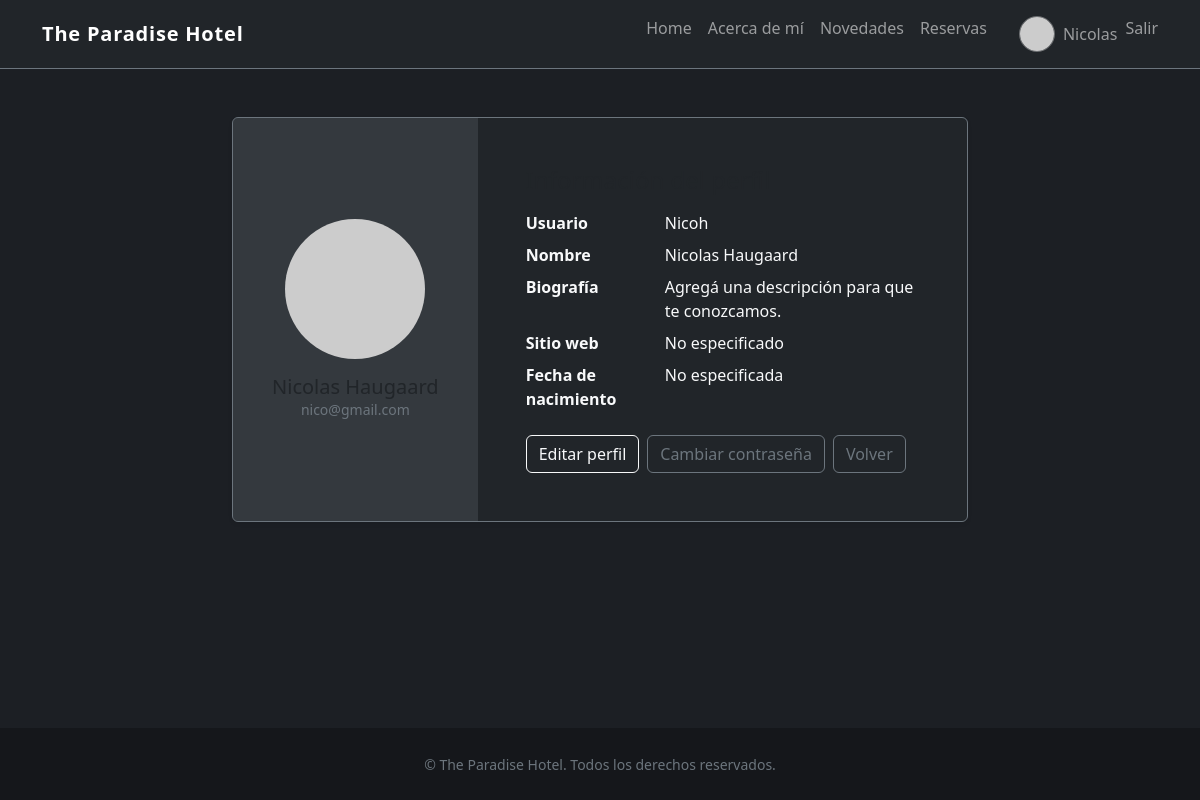
The page /accounts/perfil/ (signed in) on the database its author committed.
### Cuentas/models.py (models this page shows, shortened)
class Perfil(models.Model):
    user = models.OneToOneField(
        settings.AUTH_USER_MODEL,
        on_delete=models.CASCADE,
        related_name="perfil",
    )
    avatar = models.ImageField(upload_to=avatar_upload_to, blank=True, null=True)
    bio = models.TextField(blank=True)
    sitio_web = models.URLField(blank=True)
    fecha_nacimiento = models.DateField(blank=True, null=True)
    actualizado = models.DateTimeField(auto_now=True)
    class Meta:
        verbose_name = "perfil"
        verbose_name_plural = "perfiles"
    def avatar_url(self):
        if self.avatar:
            return self.avatar.url
        nombre = self.user.get_full_name() or self.user.get_username()
        return "https://ui-avatars.com/api/?background=262b33&color=f8f9fa&name=" + quote_plus(nombre)

### Cuentas/views.py (the view)
# urls.py: path("accounts/perfil/", PerfilView.as_view(), name="perfil"),
class PerfilView(LoginRequiredMixin, TemplateView):
    template_name = "cuentas/perfil.html"
    def get_context_data(self, **kwargs):
        context = super().get_context_data(**kwargs)
        perfil, _ = Perfil.objects.get_or_create(user=self.request.user)
        context["perfil"] = perfil
        return context

### Cuentas/context_processors.py (called while the page is built)
def perfil_actual(request):
    if not request.user.is_authenticated:
        return {}
    perfil, _ = Perfil.objects.get_or_create(user=request.user)
    return {"perfil_actual": perfil}

### Cuentas/templates/cuentas/perfil.html (shortened to what this page needs)
{% extends "base.html" %}
{% block content %}
<section class="row justify-content-center">
    <div class="col-xl-8">
        <div class="card bg-dark border-secondary shadow-sm overflow-hidden">
            <div class="row g-0">
                <div class="col-md-4 bg-secondary bg-opacity-25 d-flex align-items-center justify-content-center">
                    <div class="text-center p-4">
                        <img src="{{ perfil.avatar_url }}" alt="Avatar de {{ request.user.username }}" class="rounded-circle mb-3" width="140" height="140">
                        <h2 class="h5 mb-0">{{ request.user.get_full_name|default:request.user.username }}</h2>
                        <p class="text-secondary small mb-0">{{ request.user.email }}</p>
                    </div>
                </div>
                <div class="col-md-8">
                    <div class="card-body p-4 p-xl-5">
                        <h1 class="h4 mb-3">Información del perfil</h1>
                        <dl class="row mb-0">
                            <dt class="col-sm-4 text-light">Usuario</dt>
                            <dd class="col-sm-8 text-light">{{ request.user.username }}</dd>
                            <dt class="col-sm-4 text-light">Nombre</dt>
                            <dd class="col-sm-8 text-light">{{ request.user.get_full_name|default:"No especificado" }}</dd>
                            <dt class="col-sm-4 text-light">Biografía</dt>
                            <dd class="col-sm-8 text-light">{{ perfil.bio|default:"Agregá una descripción para que te conozcamos." }}</dd>
                            <dt class="col-sm-4 text-light">Sitio web</dt>
                            <dd class="col-sm-8 text-light">
                                {% if perfil.sitio_web %}
                                    <a href="{{ perfil.sitio_web }}" class="link-light" target="_blank" rel="noopener">{{ perfil.sitio_web }}</a>
                                {% else %}
                                    No especificado
                                {% endif %}
                            </dd>
                            <dt class="col-sm-4 text-light">Fecha de nacimiento</dt>
                            <dd class="col-sm-8 text-light">{{ perfil.fecha_nacimiento|date:"d/m/Y"|default:"No especificada" }}</dd>
                        </dl>
                        <div class="d-flex flex-wrap gap-2 mt-4">
                            <a href="{% url 'cuentas:editar_perfil' %}" class="btn btn-outline-light">Editar perfil</a>
                            <a href="{% url 'cuentas:password_cambiar' %}" class="btn btn-outline-secondary">Cambiar contraseña</a>
                            <a href="{% url 'home' %}" class="btn btn-outline-secondary">Volver</a>
                        </div>
                    </div>
                </div>
            </div>
        </div>
    </div>
</section>
{% endblock %}

### HotelApp/Templates/base.html (shortened to what this page needs)
<!DOCTYPE html>
<html lang="es">
<head>
    <link href="https://cdn.jsdelivr.net/npm/bootstrap@5.3.0/dist/css/bootstrap.min.css" rel="stylesheet">
</head>
<body class="d-flex flex-column min-vh-100">
    <header class="border-bottom border-secondary">
        <nav class="navbar navbar-expand-lg navbar-dark bg-dark">
            <div class="container">
                <a class="navbar-brand" href="{% url 'home' %}">The Paradise Hotel</a>
                <div class="collapse navbar-collapse" id="navbarMain">
                    <ul class="navbar-nav ms-auto">
                        <li class="nav-item">
                            <a class="nav-link" href="{% url 'home' %}">Home</a>
                        </li>
                        <li class="nav-item">
                            <a class="nav-link" href="{% url 'paginas:about' %}">Acerca de mí</a>
                        </li>
                        <li class="nav-item">
                            <a class="nav-link" href="{% url 'paginas:lista' %}">Novedades</a>
                        </li>
                        <li class="nav-item">
                            <a class="nav-link" href="{% url 'lista_reservas' %}">Reservas</a>
                        </li>
                        {% if request.user.is_authenticated %}
                            <li class="nav-item d-flex align-items-center ms-lg-3">
                                <a class="nav-link d-flex align-items-center gap-2" href="{% url 'cuentas:perfil' %}">
                                    <img src="{{ perfil_actual.avatar_url }}" alt="Avatar de {{ request.user.username }}" class="nav-avatar">
                                    <span>{{ request.user.first_name|default:request.user.username }}</span>
                                </a>
                            </li>
                            <li class="nav-item">
                                <form action="{% url 'cuentas:logout' %}" method="post" class="d-inline">
                                    <button type="submit" class="btn btn-link nav-link px-0">Salir</button>
                                </form>
                            </li>
                        {% endif %}
                    </ul>
                </div>
            </div>
        </nav>
    </header>
    <main class="container flex-grow-1 py-5">
        {% block content %}
        {% endblock %}
    </main>
    <footer class="py-4 mt-auto text-center">
        <div class="container">
            <small class="text-secondary">&copy; {{ now|date:"Y" }} The Paradise Hotel. Todos los derechos reservados.</small>
        </div>
    </footer>
</body>
</html>

### HotelApp/Templates/base.html (style rules this page uses)
body { background-color: #1c1f24; color: #f8f9fa; min-height: 100vh; display: flex; flex-direction: column; }
.navbar-brand { font-weight: 600; letter-spacing: 0.04em; }
footer { background: rgba(0, 0, 0, 0.25); }
.nav-avatar { width: 36px; height: 36px; border-radius: 50%; object-fit: cover; border: 1px solid rgba(255, 255, 255, 0.35); }

### rows shown on the page
Perfil: bio "Agregá una descripción para que te conozcamos.", fecha_nacimiento "No especificada"

### other values the page prints
{{ request.user.first_name|default:request.user.username }} "Nicolas"
{{ request.user.get_full_name|default:request.user.username }} "Nicolas Haugaard"
{{ request.user.email }} "nico@gmail.com"
{{ request.user.username }} "Nicoh"
{{ request.user.get_full_name|default:"No especificado" }} "Nicolas Haugaard"
